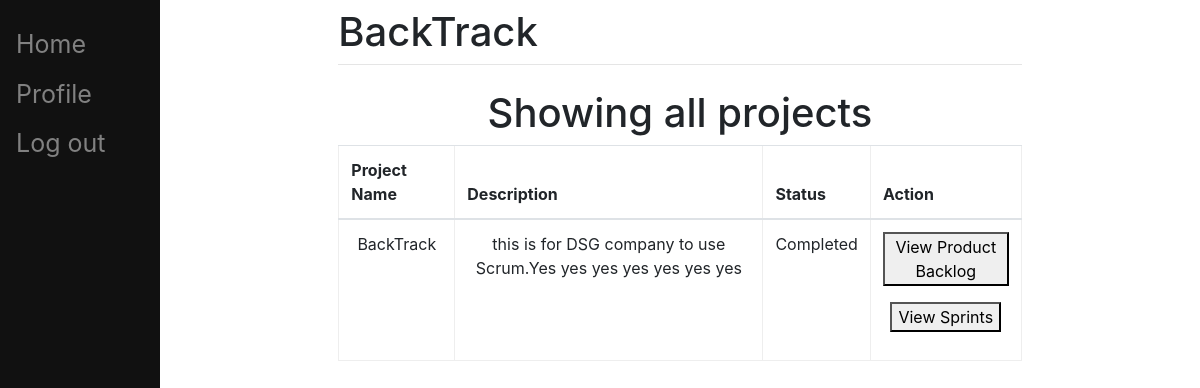
Page /pbi/ProjectList/ (signed in) on the committed database.
### pbi/models.py (models this page shows, shortened)
class Project(models.Model):
	STAT = (
		('Completed', 'Completed'),
		('In Progress', 'In Progress'),
		('Not yet started', 'Not yet started'),
	)
	name = models.CharField(max_length=200)
	description = models.CharField(default='emptyproject', max_length=200)
	status = models.CharField(choices=STAT, default='Not yet started', max_length=200)
	last_sprint = models.IntegerField()

### pbi/views.py (the view)
# urls.py: path('ProjectList/',
class ProjectList(LoginRequiredMixin, TemplateView):
    login_url = '/pbi/login/'
    redirect_field_name = 'redirect_to'
    template_name="ProjectList.html"
    model = Project
    def get_context_data(self, **kwargs):
        ctx = super(ProjectList, self).get_context_data(**kwargs)
        ctx['header'] = ['Project Name', 'Description', 'Status', 'Action']
        ctx['rows'] = Project.objects.all()
        return ctx

### templates/ProjectList.html (shortened to what this page needs)
{% extends "main/base.html" %}
{% block content %}
<h1 align="center">Showing all projects</h1>
<table class="table" border="2" style="border:2px;" cellpadding="10" align="center">
    <thead>
        <tr>
            {% for k in header %}
            <th>{{k}}</th>
            {% endfor %}
        </tr>
    </thead>
    <tbody>
        {% for r in rows %}
            <tr>
				<td align="center" valign="center">{{ r.name }}</td>
                <td align="center" valign="center">{{ r.description }}</td>
				<td align="center" valign="center">{{ r.status }}</td>
                <td align="center" valign="center">
					<p><button onclick="window.location.href = 'http://localhost:8000/pbi/viewProductbacklog/{{ r.pk }}';" value="GoIntoProductBacklog">View Product Backlog</button></p>
					<p><button onclick="window.location.href = 'http://localhost:8000/pbi/viewProject/{{ r.pk }}';">View Sprints</button></p>
				</td>
            </tr>
        {% endfor %}
    </tbody>
</table>
{% endblock %}

### rows in the picture
Project: name "BackTrack", description "this is for DSG company to use Scrum.Yes yes yes yes yes yes yes", status "Completed"

### other values in the picture
{{ k }} "Project Name" "Description" "Status" "Action"
